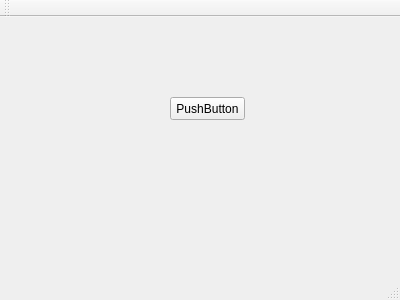
<?xml version="1.0" encoding="UTF-8"?>
<ui version="4.0">
 <class>MainWindow</class>
 <widget class="QMainWindow" name="MainWindow">
  <property name="geometry">
   <rect>
    <x>0</x>
    <y>0</y>
    <width>400</width>
    <height>300</height>
   </rect>
  </property>
  <property name="windowTitle">
   <string>MainWindow</string>
  </property>
  <widget class="QWidget" name="centralWidget">
   <widget class="QPushButton" name="pushButton">
    <property name="geometry">
     <rect>
      <x>170</x>
      <y>80</y>
      <width>75</width>
      <height>23</height>
     </rect>
    </property>
    <property name="text">
     <string>PushButton</string>
    </property>
   </widget>
  </widget>
  <widget class="QMenuBar" name="menuBar">
   <property name="geometry">
    <rect>
     <x>0</x>
     <y>0</y>
     <width>400</width>
     <height>23</height>
    </rect>
   </property>
  </widget>
  <widget class="QToolBar" name="mainToolBar">
   <attribute name="toolBarArea">
    <enum>TopToolBarArea</enum>
   </attribute>
   <attribute name="toolBarBreak">
    <bool>false</bool>
   </attribute>
  </widget>
  <widget class="QStatusBar" name="statusBar"/>
 </widget>
 <layoutdefault spacing="6" margin="11"/>
 <resources/>
 <connections/>
</ui>
